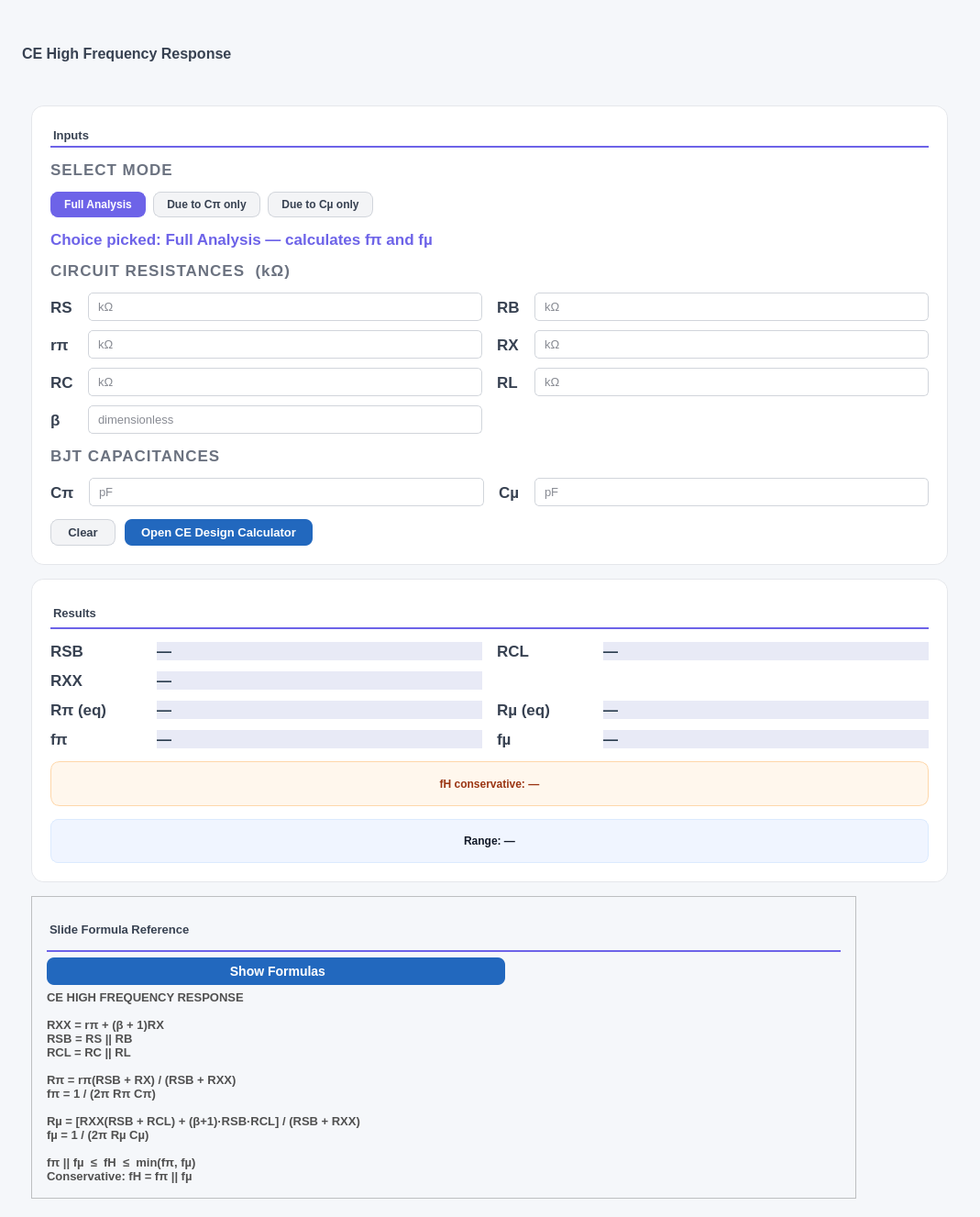
<?xml version="1.0" encoding="UTF-8"?>
<ui version="4.0">
 <class>Form</class>
 <widget class="QWidget" name="Form">
  <property name="geometry">
   <rect>
    <x>0</x>
    <y>0</y>
    <width>1069</width>
    <height>1327</height>
   </rect>
  </property>
  <property name="minimumSize">
   <size>
    <width>1069</width>
    <height>1327</height>
   </size>
  </property>
  <property name="windowTitle">
   <string>Form</string>
  </property>
  <property name="styleSheet">
   <string notr="true">QWidget {
background-color: #f5f7fa;
}
QLineEdit {
    background-color: #ffffff;
    border: 1px solid #d1d5db;
    border-radius: 5px;
    padding: 6px 8px;
    color: #111827;
    font-size: 13px;
    font-family: "JetBrains Mono", "Consolas", monospace;
}
QLineEdit:focus {
    border: 1px solid #667EEA;
    background-color: #f9fafb;
}
QLabel {
    color: #374151;
    font-family: "Rockwell";
    font-size: 13pt;
    font-weight: bold;
    background: transparent;
    border: none;
}</string>
  </property>
  <layout class="QVBoxLayout" name="verticalLayout_5">
   <property name="spacing">
    <number>10</number>
   </property>
   <property name="leftMargin">
    <number>20</number>
   </property>
   <property name="topMargin">
    <number>20</number>
   </property>
   <property name="rightMargin">
    <number>20</number>
   </property>
   <property name="bottomMargin">
    <number>20</number>
   </property>
   <item>
    <spacer name="verticalSpacer_2">
     <property name="orientation">
      <enum>Qt::Orientation::Vertical</enum>
     </property>
     <property name="sizeType">
      <enum>QSizePolicy::Policy::Fixed</enum>
     </property>
     <property name="sizeHint" stdset="0">
      <size>
       <width>20</width>
       <height>25</height>
      </size>
     </property>
    </spacer>
   </item>
   <item>
    <layout class="QHBoxLayout" name="headerLayout">
     <item>
      <widget class="QLabel" name="titleLabel">
       <property name="maximumSize">
        <size>
         <width>16777215</width>
         <height>30</height>
        </size>
       </property>
       <property name="styleSheet">
        <string notr="true">QLabel {
    color: #374151;
    font-size: 16px;
    font-weight: 600;
    background-color: transparent;
    padding-bottom: 4px;
    border: none;
    font: 16pt "Rockwell";
}</string>
       </property>
       <property name="text">
        <string>CE High Frequency Response</string>
       </property>
      </widget>
     </item>
     <item>
      <spacer name="headerSpacer">
       <property name="orientation">
        <enum>Qt::Orientation::Horizontal</enum>
       </property>
       <property name="sizeHint" stdset="0">
        <size>
         <width>40</width>
         <height>20</height>
        </size>
       </property>
      </spacer>
     </item>
    </layout>
   </item>
   <item>
    <layout class="QHBoxLayout" name="horizontalLayout">
     <property name="spacing">
      <number>30</number>
     </property>
     <property name="topMargin">
      <number>30</number>
     </property>
     <!-- LEFT COLUMN: Inputs + Outputs -->
     <item>
      <layout class="QVBoxLayout" name="verticalLayout_3">
       <property name="spacing">
        <number>15</number>
       </property>
       <!-- INPUT CARD -->
       <item>
        <widget class="QFrame" name="frameResistors">
         <property name="maximumSize">
          <size>
           <width>1000</width>
           <height>16777215</height>
          </size>
         </property>
         <property name="styleSheet">
          <string notr="true">#frameResistors {
    background-color: white;
    border: 1px solid #e5e7eb;
    border-radius: 14px;
}</string>
         </property>
         <property name="frameShape">
          <enum>QFrame::Shape::StyledPanel</enum>
         </property>
         <layout class="QVBoxLayout" name="verticalLayout">
          <property name="spacing">
           <number>14</number>
          </property>
          <property name="leftMargin">
           <number>20</number>
          </property>
          <property name="topMargin">
           <number>24</number>
          </property>
          <property name="rightMargin">
           <number>20</number>
          </property>
          <property name="bottomMargin">
           <number>20</number>
          </property>
          <item>
           <widget class="QLabel" name="labelInputs">
            <property name="maximumSize">
             <size>
              <width>16777215</width>
              <height>30</height>
             </size>
            </property>
            <property name="styleSheet">
             <string notr="true">QLabel {
    color: #374151;
    font-size: 13px;
    font-weight: 600;
    background-color: transparent;
    padding-bottom: 4px;
    border: none;
    border-bottom: 2px solid #6D63E8;
    font: 13pt "Rockwell";
}</string>
            </property>
            <property name="text">
             <string>Inputs</string>
            </property>
           </widget>
          </item>
          <!-- Mode label -->
          <item>
           <widget class="QLabel" name="labelChoose">
            <property name="styleSheet">
             <string notr="true">font: 600 9pt 'Segoe UI'; color: #6b7280; letter-spacing: 1px;</string>
            </property>
            <property name="text">
             <string>SELECT MODE</string>
            </property>
           </widget>
          </item>
          <!-- Mode buttons row -->
          <item>
           <layout class="QHBoxLayout" name="modeButtonsLayout">
            <property name="spacing">
             <number>8</number>
            </property>
            <item>
             <widget class="QPushButton" name="buttonFullAnalysis">
              <property name="checkable">
               <bool>true</bool>
              </property>
              <property name="checked">
               <bool>true</bool>
              </property>
              <property name="styleSheet">
               <string notr="true">QPushButton {
    background-color: #f3f4f6;
    color: #374151;
    border: 1px solid #d1d5db;
    border-radius: 8px;
    font-size: 12px;
    font-weight: 600;
    padding: 6px 14px;
}
QPushButton:checked {
    background-color: #6D63E8;
    color: white;
    border: 1px solid #6D63E8;
}
QPushButton:hover:!checked {
    background-color: #e5e7eb;
}</string>
              </property>
              <property name="text">
               <string>Full Analysis</string>
              </property>
             </widget>
            </item>
            <item>
             <widget class="QPushButton" name="buttonGivenCpi">
              <property name="checkable">
               <bool>true</bool>
              </property>
              <property name="styleSheet">
               <string notr="true">QPushButton {
    background-color: #f3f4f6;
    color: #374151;
    border: 1px solid #d1d5db;
    border-radius: 8px;
    font-size: 12px;
    font-weight: 600;
    padding: 6px 14px;
}
QPushButton:checked {
    background-color: #6D63E8;
    color: white;
    border: 1px solid #6D63E8;
}
QPushButton:hover:!checked {
    background-color: #e5e7eb;
}</string>
              </property>
              <property name="text">
               <string>Due to Cπ only</string>
              </property>
             </widget>
            </item>
            <item>
             <widget class="QPushButton" name="buttonGivenCmu">
              <property name="checkable">
               <bool>true</bool>
              </property>
              <property name="styleSheet">
               <string notr="true">QPushButton {
    background-color: #f3f4f6;
    color: #374151;
    border: 1px solid #d1d5db;
    border-radius: 8px;
    font-size: 12px;
    font-weight: 600;
    padding: 6px 14px;
}
QPushButton:checked {
    background-color: #6D63E8;
    color: white;
    border: 1px solid #6D63E8;
}
QPushButton:hover:!checked {
    background-color: #e5e7eb;
}</string>
              </property>
              <property name="text">
               <string>Due to Cµ only</string>
              </property>
             </widget>
            </item>
            <item>
             <spacer>
              <property name="orientation">
               <enum>Qt::Orientation::Horizontal</enum>
              </property>
              <property name="sizeHint" stdset="0">
               <size>
                <width>40</width>
                <height>20</height>
               </size>
              </property>
             </spacer>
            </item>
           </layout>
          </item>
          <!-- Status label -->
          <item>
           <widget class="QLabel" name="labelChoicePicked">
            <property name="styleSheet">
             <string notr="true">font: 600 9pt 'Segoe UI'; color: #6D63E8;</string>
            </property>
            <property name="text">
             <string>Choice picked: Full Analysis — calculates fπ and fµ</string>
            </property>
           </widget>
          </item>
          <!-- Section: Circuit Resistances (from slide analysis) -->
          <item>
           <widget class="QLabel" name="labelSectionResist">
            <property name="styleSheet">
             <string notr="true">font: 600 9pt 'Segoe UI'; color: #6b7280; letter-spacing: 1px;</string>
            </property>
            <property name="text">
             <string>CIRCUIT RESISTANCES  (kΩ)</string>
            </property>
           </widget>
          </item>
          <item>
           <layout class="QGridLayout" name="gridResistances">
            <property name="horizontalSpacing">
             <number>16</number>
            </property>
            <property name="verticalSpacing">
             <number>10</number>
            </property>
            <!-- RS -->
            <item row="0" column="0">
             <widget class="QLabel" name="labelRsTitle">
              <property name="text"><string>RS</string></property>
             </widget>
            </item>
            <item row="0" column="1">
             <widget class="QLineEdit" name="lineRs">
              <property name="placeholderText"><string>kΩ</string></property>
             </widget>
            </item>
            <!-- RB -->
            <item row="0" column="2">
             <widget class="QLabel" name="labelRBTitle">
              <property name="text"><string>RB</string></property>
             </widget>
            </item>
            <item row="0" column="3">
             <widget class="QLineEdit" name="lineRB">
              <property name="placeholderText"><string>kΩ</string></property>
             </widget>
            </item>
            <!-- rπ -->
            <item row="1" column="0">
             <widget class="QLabel" name="labelRpiTitle">
              <property name="text"><string>rπ</string></property>
             </widget>
            </item>
            <item row="1" column="1">
             <widget class="QLineEdit" name="lineRpi">
              <property name="placeholderText"><string>kΩ</string></property>
             </widget>
            </item>
            <!-- RX -->
            <item row="1" column="2">
             <widget class="QLabel" name="labelRXTitle">
              <property name="text"><string>RX</string></property>
             </widget>
            </item>
            <item row="1" column="3">
             <widget class="QLineEdit" name="lineRX">
              <property name="placeholderText"><string>kΩ</string></property>
             </widget>
            </item>
            <!-- RC -->
            <item row="2" column="0">
             <widget class="QLabel" name="labelRCTitle">
              <property name="text"><string>RC</string></property>
             </widget>
            </item>
            <item row="2" column="1">
             <widget class="QLineEdit" name="lineRC">
              <property name="placeholderText"><string>kΩ</string></property>
             </widget>
            </item>
            <!-- RL -->
            <item row="2" column="2">
             <widget class="QLabel" name="labelRLTitle">
              <property name="text"><string>RL</string></property>
             </widget>
            </item>
            <item row="2" column="3">
             <widget class="QLineEdit" name="lineRL">
              <property name="placeholderText"><string>kΩ</string></property>
             </widget>
            </item>
            <!-- beta -->
            <item row="3" column="0">
             <widget class="QLabel" name="labelBetaTitle">
              <property name="text"><string>β</string></property>
             </widget>
            </item>
            <item row="3" column="1">
             <widget class="QLineEdit" name="lineBeta">
              <property name="placeholderText"><string>dimensionless</string></property>
             </widget>
            </item>
           </layout>
          </item>
          <!-- Section: BJT Capacitances -->
          <item>
           <widget class="QLabel" name="labelSectionCaps">
            <property name="styleSheet">
             <string notr="true">font: 600 9pt 'Segoe UI'; color: #6b7280; letter-spacing: 1px;</string>
            </property>
            <property name="text">
             <string>BJT CAPACITANCES</string>
            </property>
           </widget>
          </item>
          <item>
           <layout class="QGridLayout" name="gridCaps">
            <property name="horizontalSpacing">
             <number>16</number>
            </property>
            <property name="verticalSpacing">
             <number>10</number>
            </property>
            <!-- Cpi -->
            <item row="0" column="0">
             <widget class="QLabel" name="labelCpiTitle">
              <property name="text"><string>Cπ</string></property>
             </widget>
            </item>
            <item row="0" column="1">
             <widget class="QLineEdit" name="lineCpi">
              <property name="placeholderText"><string>pF</string></property>
             </widget>
            </item>
            <!-- Cmu -->
            <item row="0" column="2">
             <widget class="QLabel" name="labelCmuTitle">
              <property name="text"><string>Cµ</string></property>
             </widget>
            </item>
            <item row="0" column="3">
             <widget class="QLineEdit" name="lineCmu">
              <property name="placeholderText"><string>pF</string></property>
             </widget>
            </item>
           </layout>
          </item>
          <!-- Buttons row -->
          <item>
           <layout class="QHBoxLayout" name="buttonsLayout">
            <property name="spacing">
             <number>10</number>
            </property>
            <item>
             <widget class="QPushButton" name="pushButtonClear">
              <property name="maximumSize">
               <size>
                <width>160</width>
                <height>36</height>
               </size>
              </property>
              <property name="cursor">
               <cursorShape>PointingHandCursor</cursorShape>
              </property>
              <property name="styleSheet">
               <string notr="true">QPushButton {
    background-color: #f3f4f6;
    color: #374151;
    border: 1px solid #d1d5db;
    border-radius: 8px;
    font-size: 13px;
    font-weight: 600;
    padding: 6px 18px;
}
QPushButton:hover { background-color: #e5e7eb; }
QPushButton:pressed { background-color: #d1d5db; }</string>
              </property>
              <property name="text">
               <string>Clear</string>
              </property>
             </widget>
            </item>
            <item>
             <widget class="QPushButton" name="buttonOpen">
              <property name="maximumSize">
               <size>
                <width>260</width>
                <height>36</height>
               </size>
              </property>
              <property name="cursor">
               <cursorShape>PointingHandCursor</cursorShape>
              </property>
              <property name="styleSheet">
               <string notr="true">QPushButton {
    background-color: rgb(34, 104, 190);
    color: white;
    border: none;
    border-radius: 8px;
    font-size: 13px;
    font-weight: 600;
    padding: 6px 18px;
}
QPushButton:hover { background-color: rgb(46, 126, 219); }
QPushButton:pressed { background-color: rgb(26, 86, 161); }</string>
              </property>
              <property name="text">
               <string>Open CE Design Calculator</string>
              </property>
             </widget>
            </item>
            <item>
             <spacer>
              <property name="orientation">
               <enum>Qt::Orientation::Horizontal</enum>
              </property>
              <property name="sizeHint" stdset="0">
               <size>
                <width>40</width>
                <height>20</height>
               </size>
              </property>
             </spacer>
            </item>
           </layout>
          </item>
         </layout>
        </widget>
       </item>
       <!-- OUTPUT CARD -->
       <item>
        <widget class="QFrame" name="frameOutputs">
         <property name="maximumSize">
          <size>
           <width>1000</width>
           <height>16777215</height>
          </size>
         </property>
         <property name="styleSheet">
          <string notr="true">#frameOutputs {
    background-color: white;
    border: 1px solid #e5e7eb;
    border-radius: 14px;
}</string>
         </property>
         <property name="frameShape">
          <enum>QFrame::Shape::StyledPanel</enum>
         </property>
         <layout class="QVBoxLayout" name="outputsLayout">
          <property name="spacing">
           <number>14</number>
          </property>
          <property name="leftMargin">
           <number>20</number>
          </property>
          <property name="topMargin">
           <number>24</number>
          </property>
          <property name="rightMargin">
           <number>20</number>
          </property>
          <property name="bottomMargin">
           <number>20</number>
          </property>
          <item>
           <widget class="QLabel" name="labelOutputs">
            <property name="maximumSize">
             <size>
              <width>16777215</width>
              <height>30</height>
             </size>
            </property>
            <property name="styleSheet">
             <string notr="true">QLabel {
    color: #374151;
    font-size: 13px;
    font-weight: 600;
    background-color: transparent;
    padding-bottom: 4px;
    border: none;
    border-bottom: 2px solid #6D63E8;
    font: 13pt "Rockwell";
}</string>
            </property>
            <property name="text">
             <string>Results</string>
            </property>
           </widget>
          </item>
          <item>
           <layout class="QGridLayout" name="gridOutputs">
            <property name="horizontalSpacing">
             <number>16</number>
            </property>
            <property name="verticalSpacing">
             <number>12</number>
            </property>
            <!-- RSB -->
            <item row="0" column="0">
             <widget class="QLabel" name="labelRSBTitle">
              <property name="maximumSize"><size><width>100</width><height>16777215</height></size></property>
              <property name="text"><string>RSB</string></property>
             </widget>
            </item>
            <item row="0" column="1">
             <widget class="QLabel" name="labelRSB">
              <property name="styleSheet">
               <string notr="true">font-size: 16px; font-weight: bold; color: #2c3e50; background: #e8eaf6;</string>
              </property>
              <property name="text"><string>—</string></property>
             </widget>
            </item>
            <!-- RCL -->
            <item row="0" column="2">
             <widget class="QLabel" name="labelRCLTitle">
              <property name="maximumSize"><size><width>100</width><height>16777215</height></size></property>
              <property name="text"><string>RCL</string></property>
             </widget>
            </item>
            <item row="0" column="3">
             <widget class="QLabel" name="labelRCL">
              <property name="styleSheet">
               <string notr="true">font-size: 16px; font-weight: bold; color: #2c3e50; background: #e8eaf6;</string>
              </property>
              <property name="text"><string>—</string></property>
             </widget>
            </item>
            <!-- RXX -->
            <item row="1" column="0">
             <widget class="QLabel" name="labelRXXTitle">
              <property name="maximumSize"><size><width>100</width><height>16777215</height></size></property>
              <property name="text"><string>RXX</string></property>
             </widget>
            </item>
            <item row="1" column="1">
             <widget class="QLabel" name="labelRXX">
              <property name="styleSheet">
               <string notr="true">font-size: 16px; font-weight: bold; color: #2c3e50; background: #e8eaf6;</string>
              </property>
              <property name="text"><string>—</string></property>
             </widget>
            </item>
            <!-- Rpi_eq -->
            <item row="2" column="0">
             <widget class="QLabel" name="labelRpiEqTitle">
              <property name="maximumSize"><size><width>100</width><height>16777215</height></size></property>
              <property name="text"><string>Rπ (eq)</string></property>
             </widget>
            </item>
            <item row="2" column="1">
             <widget class="QLabel" name="labelRpiEq">
              <property name="styleSheet">
               <string notr="true">font-size: 16px; font-weight: bold; color: #2c3e50; background: #e8eaf6;</string>
              </property>
              <property name="text"><string>—</string></property>
             </widget>
            </item>
            <!-- Rmu_eq -->
            <item row="2" column="2">
             <widget class="QLabel" name="labelRmuEqTitle">
              <property name="maximumSize"><size><width>100</width><height>16777215</height></size></property>
              <property name="text"><string>Rµ (eq)</string></property>
             </widget>
            </item>
            <item row="2" column="3">
             <widget class="QLabel" name="labelRmuEq">
              <property name="styleSheet">
               <string notr="true">font-size: 16px; font-weight: bold; color: #2c3e50; background: #e8eaf6;</string>
              </property>
              <property name="text"><string>—</string></property>
             </widget>
            </item>
            <!-- fpi -->
            <item row="3" column="0">
             <widget class="QLabel" name="labelFpiTitle">
              <property name="maximumSize"><size><width>100</width><height>16777215</height></size></property>
              <property name="text"><string>fπ</string></property>
             </widget>
            </item>
            <item row="3" column="1">
             <widget class="QLabel" name="labelFpi">
              <property name="styleSheet">
               <string notr="true">font-size: 16px; font-weight: bold; color: #2c3e50; background: #e8eaf6;</string>
              </property>
              <property name="text"><string>—</string></property>
             </widget>
            </item>
            <!-- fmu -->
            <item row="3" column="2">
             <widget class="QLabel" name="labelFmuTitle">
              <property name="maximumSize"><size><width>100</width><height>16777215</height></size></property>
              <property name="text"><string>fµ</string></property>
             </widget>
            </item>
            <item row="3" column="3">
             <widget class="QLabel" name="labelFmu">
              <property name="styleSheet">
               <string notr="true">font-size: 16px; font-weight: bold; color: #2c3e50; background: #e8eaf6;</string>
              </property>
              <property name="text"><string>—</string></property>
             </widget>
            </item>
           </layout>
          </item>
          <!-- Conservative fH label -->
          <item>
           <widget class="QLabel" name="labelFHConservative">
            <property name="styleSheet">
             <string notr="true">QLabel {
    background-color: #fff7ed;
    border: 1px solid #fed7aa;
    border-radius: 10px;
    padding: 10px;
    color: #9a3412;
    font-size: 12px;
    font-weight: 700;
}</string>
            </property>
            <property name="text">
             <string>fH conservative: —</string>
            </property>
            <property name="alignment">
             <set>Qt::AlignmentFlag::AlignCenter</set>
            </property>
           </widget>
          </item>
          <!-- Range label -->
          <item>
           <widget class="QLabel" name="labelFHRange">
            <property name="styleSheet">
             <string notr="true">QLabel {
    background-color: #f0f5ff;
    border: 1px solid #dbeafe;
    border-radius: 8px;
    padding: 7px 5px;
    color: #111827;
    font-size: 12px;
}</string>
            </property>
            <property name="text">
             <string>Range: —</string>
            </property>
            <property name="alignment">
             <set>Qt::AlignmentFlag::AlignCenter</set>
            </property>
           </widget>
          </item>
         </layout>
        </widget>
       </item>
       <!-- FORMULA CARD -->
       <item>
        <widget class="QFrame" name="cardFormula">
         <property name="maximumSize">
          <size>
           <width>900</width>
           <height>16777215</height>
          </size>
         </property>
         <property name="frameShape">
          <enum>QFrame::Shape::StyledPanel</enum>
         </property>
         <layout class="QVBoxLayout" name="formulaCardLayout">
          <property name="leftMargin"><number>16</number></property>
          <property name="topMargin"><number>16</number></property>
          <property name="rightMargin"><number>16</number></property>
          <property name="bottomMargin"><number>16</number></property>
          <item>
           <widget class="QLabel" name="labelFormulaTitle">
            <property name="styleSheet">
             <string notr="true">QLabel {
    color: #374151;
    font-size: 13px;
    font-weight: 600;
    background-color: transparent;
    padding-bottom: 4px;
    border: none;
    border-bottom: 2px solid #6D63E8;
    font: 13pt "Rockwell";
}</string>
            </property>
            <property name="text">
             <string>Slide Formula Reference</string>
            </property>
           </widget>
          </item>
          <item>
           <widget class="QPushButton" name="pushButtonShowFormulas">
            <property name="maximumSize">
             <size>
              <width>500</width>
              <height>30</height>
             </size>
            </property>
            <property name="cursor">
             <cursorShape>PointingHandCursor</cursorShape>
            </property>
            <property name="styleSheet">
             <string notr="true">QPushButton {
    background-color: rgb(34, 104, 190);
    color: white;
    border: none;
    border-radius: 8px;
    font-size: 14px;
    font-weight: 600;
    padding: 5px 20px;
}
QPushButton:hover { background-color: rgb(46, 126, 219); }
QPushButton:pressed { background-color: rgb(26, 86, 161); }</string>
            </property>
            <property name="text">
             <string> Show Formulas</string>
            </property>
           </widget>
          </item>
          <item>
           <widget class="QLabel" name="labelFormulaText">
            <property name="styleSheet">
             <string notr="true">QLabel {
    color: rgb(80, 80, 80);
    font-size: 13px;
    font-weight: 500;
    font-family: "Segoe UI", "Roboto", sans-serif;
}</string>
            </property>
            <property name="text">
             <string>CE HIGH FREQUENCY RESPONSE

RXX = rπ + (β + 1)RX
RSB = RS || RB
RCL = RC || RL

Rπ = rπ(RSB + RX) / (RSB + RXX)
fπ = 1 / (2π Rπ Cπ)

Rµ = [RXX(RSB + RCL) + (β+1)·RSB·RCL] / (RSB + RXX)
fµ = 1 / (2π Rµ Cµ)

fπ || fµ  ≤  fH  ≤  min(fπ, fµ)
Conservative: fH = fπ || fµ</string>
            </property>
            <property name="wordWrap">
             <bool>true</bool>
            </property>
           </widget>
          </item>
         </layout>
        </widget>
       </item>
      </layout>
     </item>
    </layout>
   </item>
  </layout>
 </widget>
 <resources/>
 <connections/>
</ui>
